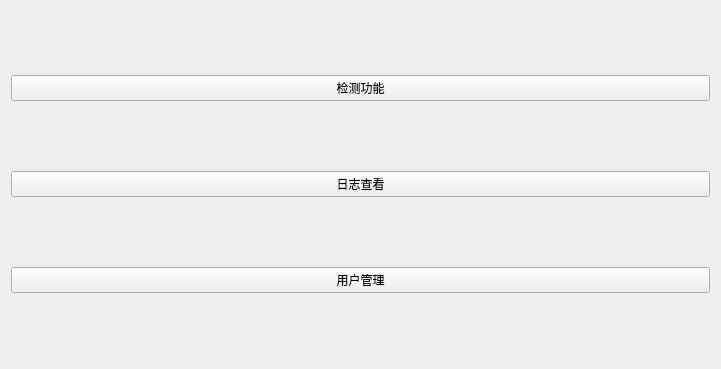
<?xml version="1.0" encoding="UTF-8"?>
<ui version="4.0">
 <class>Function</class>
 <widget class="QWidget" name="Function">
  <property name="geometry">
   <rect>
    <x>0</x>
    <y>0</y>
    <width>721</width>
    <height>369</height>
   </rect>
  </property>
  <property name="windowTitle">
   <string>Form</string>
  </property>
  <layout class="QVBoxLayout" name="verticalLayout">
   <item>
    <widget class="QPushButton" name="detect_fun_btn">
     <property name="text">
      <string>检测功能</string>
     </property>
    </widget>
   </item>
   <item>
    <widget class="QPushButton" name="read_logger_btn">
     <property name="text">
      <string>日志查看</string>
     </property>
    </widget>
   </item>
   <item>
    <widget class="QPushButton" name="manage_user_btn">
     <property name="text">
      <string>用户管理</string>
     </property>
    </widget>
   </item>
  </layout>
 </widget>
 <resources/>
 <connections/>
</ui>
